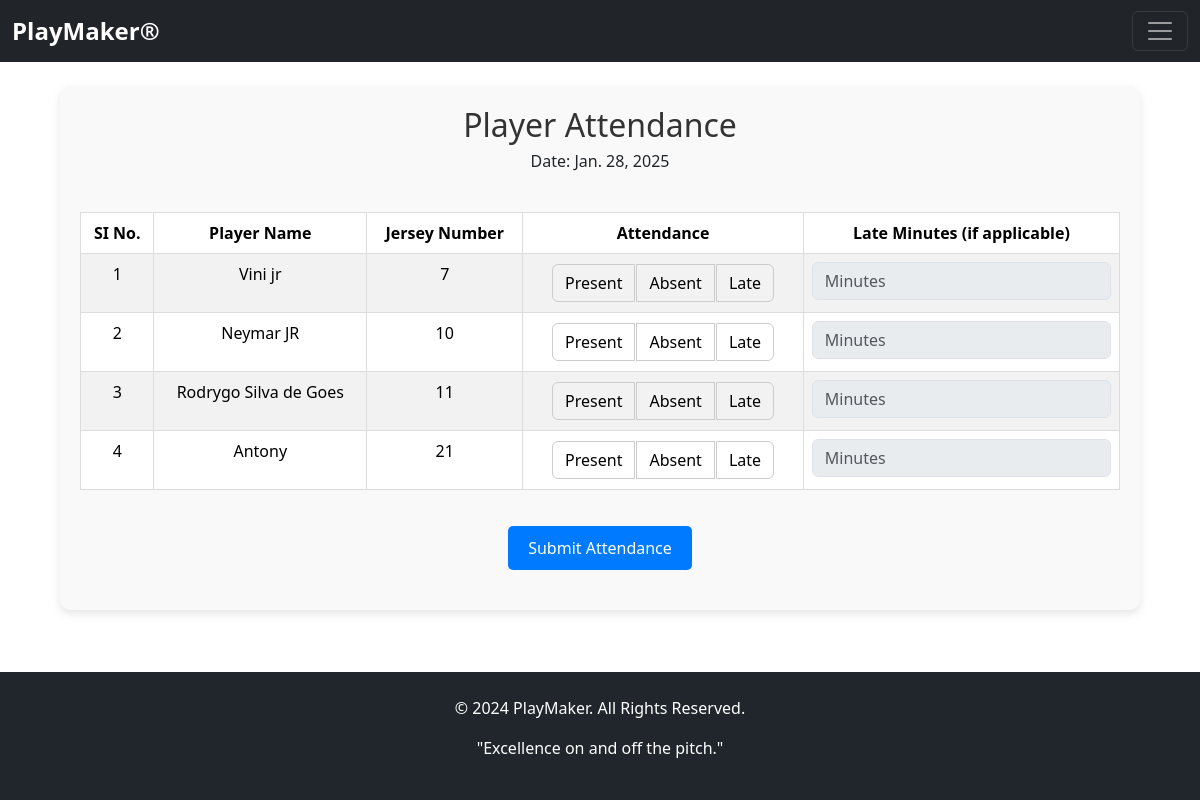
Page /take_player_attendance/ on the committed database.
### app01/models.py (models this page shows, shortened)
class player(models.Model):
    full_name=models.CharField(max_length=200)
    profile_photo=models.ImageField(upload_to='plyrprof')
    contact=models.CharField(max_length=200)
    gender=models.CharField(max_length=200)
    dob=models.CharField(max_length=200)
    email=models.CharField(max_length=200)
    guardian_name=models.CharField(max_length=200)
    address=models.CharField(max_length=200)
    jersey_number=models.CharField(max_length=200)
    position=models.CharField(max_length=200)
    password=models.CharField(max_length=200)

### app01/views.py (the view, shortened to what this page needs)
# urls.py: path('take_player_attendance/',views.take_player_attendance,name='take_player_attendance'),
def take_player_attendance(request):
    today_date = date.today()
    players = player.objects.all()
    return render(request, 'take_player_attendance.html', {'players': players, 'today_date': today_date})

### templates/take_player_attendance.html (shortened to what this page needs)
{% extends 'base.html' %}
{% load static %}
{% block content %}
<link rel="stylesheet" href="{% static 'styles/take_player_attend.css' %}">
<div class="attendance-container">
    <div class="attendance-header">
        <h1>Player Attendance</h1>
        <h6>Date: {{ today_date }}</h6>
    </div>
    <form method="POST" action="{% url 'take_player_attendance' %}">
        <div class="table-container">
            <table class="table table-striped">
                <thead>
                    <tr>
                        <th>SI No.</th>
                        <th>Player Name</th>
                        <th>Jersey Number</th>
                        <th>Attendance</th>
                        <th>Late Minutes (if applicable)</th>
                    </tr>
                </thead>
                <tbody>
                    {% for player in players %}
                    <tr>
                        <td>{{ forloop.counter }}</td>
                        <td>{{ player.full_name }}</td>
                        <td>{{ player.jersey_number }}</td>
                        <td>
                            <div class="btn-group" role="group" aria-label="Attendance">
                                <label class="btn btn-outline-success" for="present_{{ player.id }}">Present</label>
                                <label class="btn btn-outline-danger" for="absent_{{ player.id }}">Absent</label>
                                <label class="btn btn-outline-warning" for="late_{{ player.id }}">Late</label>
                            </div>
                        </td>
                        <td>
                            <input type="number" name="late_minutes_{{ player.id }}" class="form-control" placeholder="Minutes" disabled id="late_minutes_{{ player.id }}">
                        </td>
                    </tr>
                    {% endfor %}
                </tbody>
            </table>
        </div>
        <button type="submit">Submit Attendance</button>
    </form>
</div>
{% endblock %}

### static/styles/take_player_attend.css (style rules this page uses)
.btn { color: inherit; border-color: #ccc; background-color: transparent; }
.btn-group .btn { border-radius: 0.375rem; }
.attendance-container { margin: 30px auto; max-width: 90%; background-color: #f9f9f9; padding: 20px; border-radius: 10px; box-shadow: 0 4px 8px rgba(0, 0, 0, 0.1); }
.attendance-header { text-align: center; margin-bottom: 20px; }
.attendance-header h1 { color: #333; font-size: 2rem; }
.table-container { overflow-x: auto; }
table { width: 100%; border-collapse: collapse; margin-top: 20px; }
th, td { text-align: center; padding: 10px; border: 1px solid #ddd; }
th { background-color: #007bff; color: white; }
tr:nth-child(even) { background-color: #f2f2f2; }
.btn-group .btn { margin: 2px; }
button[type="submit"] { display: block; margin: 20px auto; padding: 10px 20px; font-size: 1rem; background-color: #007bff; color: white; border: none; border-radius: 5px; cursor: pointer; }

### templates/base.html (style rules this page uses)
html, body { height: 100%; margin: 0; padding: 0; display: flex; flex-direction: column; }

### rows in the picture
player: full_name "Vini jr", jersey_number "7"
player: full_name "Neymar JR", jersey_number "10"
player: full_name "Rodrygo Silva de Goes", jersey_number "11"
player: full_name "Antony", jersey_number "21"
